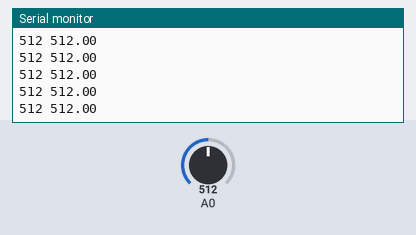
Bench run of a sketch on a simulated Arduino Uno, built with avr-gcc and run on an emulated ATmega328P. Shown: the last lines printed to the serial monitor. Inputs (shaded band) come from the test bench; at power-on: A0 = 512.

Above: at 1.2 s.
1.3 s: A0 set to 716
At 2.3 s:
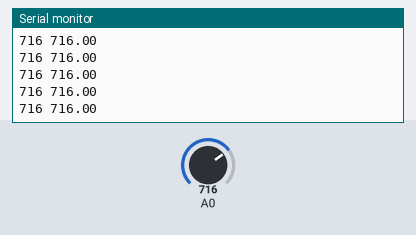
2.8 s: A0 set to 900
At 3.7 s:
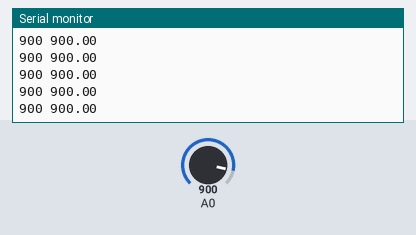
Timing chart, 0 to 5.8 s (numbered marks = the images above; inputs shaded):
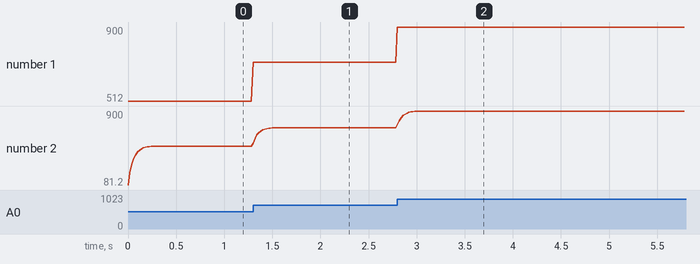

Measured:
- after the input at 1.3 s, the serial monitor: prints a new line at once (image 1)
- after the input at 2.8 s, the serial monitor: prints a new line at once (image 2)
- plotted number 1: 512 → 716 after the input at 1.3 s, 716 → 900 after the input at 2.8 s
- plotted number 2: 512 → 716 after the input at 1.3 s, 716 → 900 after the input at 2.8 s

The sketch:

Test.ino
```cpp
# define PI 3.141592654
unsigned short data;
float sample_time = 0.02;
uint32_t start_time;
uint32_t MicrosSampleTime;

class LPF
{
public:
	LPF(float Fc, float Ts);
	~LPF();
	void calc();
public:
	float k1, k2;
	float xk, yk, uk;
};

LPF* LPF1;

void setup()
{
	Serial.begin(115200);

	LPF1 = new LPF(3.0, sample_time);

	MicrosSampleTime = (uint32_t)(sample_time * 1e6);
	start_time = micros() + MicrosSampleTime;
}
void loop()
{
	data = analogRead(A0);

	LPF1->uk = (float)data;
	LPF1->calc();

	Serial.print(data);
	Serial.print(" ");
	Serial.println(LPF1->yk);

	while (!((start_time - micros()) & 0x80000000));
	start_time += MicrosSampleTime;
}

LPF::LPF(float Fc, float Ts)
{
	float Wc = 2.0 * PI * Fc;
	k1 = Wc * Ts / (Wc * Ts + 2.0);
	k2 = (Wc * Ts - 2.0) / (Wc * Ts + 2.0);
	xk = 0.0;
}

void LPF::calc()
{
	yk = xk + k1 * uk;
	xk = -k2 * xk + k1 * (1.0 - k2) * uk;
}

LPF::~LPF()
{
}
```
